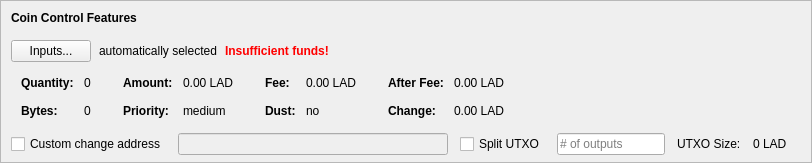
    <widget class="QFrame" name="frameCoinControl">
     <property name="sizePolicy">
      <sizepolicy hsizetype="Expanding" vsizetype="Expanding">
       <horstretch>0</horstretch>
       <verstretch>0</verstretch>
      </sizepolicy>
     </property>
     <property name="maximumSize">
      <size>
       <width>16777215</width>
       <height>16777215</height>
      </size>
     </property>
     <property name="frameShape">
      <enum>QFrame::StyledPanel</enum>
     </property>
     <property name="frameShadow">
      <enum>QFrame::Sunken</enum>
     </property>
     <layout class="QVBoxLayout" name="verticalLayoutCoinControl2">
      <property name="spacing">
       <number>0</number>
      </property>
      <property name="leftMargin">
       <number>0</number>
      </property>
      <property name="topMargin">
       <number>0</number>
      </property>
      <property name="rightMargin">
       <number>0</number>
      </property>
      <property name="bottomMargin">
       <number>6</number>
      </property>
      <item>
       <layout class="QVBoxLayout" name="verticalLayoutCoinControl" stretch="0,0,0,0,1">
        <property name="spacing">
         <number>0</number>
        </property>
        <property name="leftMargin">
         <number>10</number>
        </property>
        <property name="topMargin">
         <number>10</number>
        </property>
        <item>
         <layout class="QHBoxLayout" name="horizontalLayoutCoinControl1">
          <property name="bottomMargin">
           <number>15</number>
          </property>
          <item>
           <widget class="QLabel" name="labelCoinControlFeatures">
            <property name="sizePolicy">
             <sizepolicy hsizetype="Preferred" vsizetype="Maximum">
              <horstretch>0</horstretch>
              <verstretch>0</verstretch>
             </sizepolicy>
            </property>
            <property name="font">
             <font>
              <weight>75</weight>
              <bold>true</bold>
             </font>
            </property>
            <property name="styleSheet">
             <string notr="true">font-weight:bold;</string>
            </property>
            <property name="text">
             <string>Coin Control Features</string>
            </property>
           </widget>
          </item>
         </layout>
        </item>
        <item>
         <layout class="QHBoxLayout" name="horizontalLayoutCoinControl2" stretch="0,0,0,0">
          <property name="spacing">
           <number>8</number>
          </property>
          <property name="bottomMargin">
           <number>10</number>
          </property>
          <item>
           <widget class="QPushButton" name="pushButtonCoinControl">
            <property name="styleSheet">
             <string notr="true"/>
            </property>
            <property name="text">
             <string>Inputs...</string>
            </property>
            <property name="autoDefault">
             <bool>false</bool>
            </property>
           </widget>
          </item>
          <item>
           <widget class="QLabel" name="labelCoinControlAutomaticallySelected">
            <property name="text">
             <string>automatically selected</string>
            </property>
            <property name="margin">
             <number>5</number>
            </property>
           </widget>
          </item>
          <item>
           <widget class="QLabel" name="labelCoinControlInsuffFunds">
            <property name="font">
             <font>
              <weight>75</weight>
              <bold>true</bold>
             </font>
            </property>
            <property name="styleSheet">
             <string notr="true">color:red;font-weight:bold;</string>
            </property>
            <property name="text">
             <string>Insufficient funds!</string>
            </property>
            <property name="margin">
             <number>5</number>
            </property>
           </widget>
          </item>
          <item>
           <spacer name="horizontalSpacerCoinControl">
            <property name="orientation">
             <enum>Qt::Horizontal</enum>
            </property>
            <property name="sizeHint" stdset="0">
             <size>
              <width>40</width>
              <height>1</height>
             </size>
            </property>
           </spacer>
          </item>
         </layout>
        </item>
        <item>
         <widget class="QWidget" name="widgetCoinControl" native="true">
          <property name="sizePolicy">
           <sizepolicy hsizetype="Preferred" vsizetype="Preferred">
            <horstretch>0</horstretch>
            <verstretch>0</verstretch>
           </sizepolicy>
          </property>
          <property name="minimumSize">
           <size>
            <width>0</width>
            <height>0</height>
           </size>
          </property>
          <property name="styleSheet">
           <string notr="true"/>
          </property>
          <layout class="QHBoxLayout" name="horizontalLayoutCoinControl5">
           <property name="leftMargin">
            <number>0</number>
           </property>
           <property name="topMargin">
            <number>0</number>
           </property>
           <property name="rightMargin">
            <number>0</number>
           </property>
           <property name="bottomMargin">
            <number>0</number>
           </property>
           <item>
            <layout class="QHBoxLayout" name="horizontalLayoutCoinControl3" stretch="0,0,0,1">
             <property name="spacing">
              <number>20</number>
             </property>
             <property name="topMargin">
              <number>0</number>
             </property>
             <property name="bottomMargin">
              <number>10</number>
             </property>
             <item>
              <layout class="QFormLayout" name="formLayoutCoinControl1">
               <property name="horizontalSpacing">
                <number>10</number>
               </property>
               <property name="verticalSpacing">
                <number>14</number>
               </property>
               <property name="leftMargin">
                <number>10</number>
               </property>
               <property name="topMargin">
                <number>4</number>
               </property>
               <property name="rightMargin">
                <number>6</number>
               </property>
               <item row="0" column="0">
                <widget class="QLabel" name="labelCoinControlQuantityText">
                 <property name="font">
                  <font>
                   <weight>75</weight>
                   <bold>true</bold>
                  </font>
                 </property>
                 <property name="text">
                  <string>Quantity:</string>
                 </property>
                 <property name="margin">
                  <number>0</number>
                 </property>
                </widget>
               </item>
               <item row="0" column="1">
                <widget class="QLabel" name="labelCoinControlQuantity">
                 <property name="cursor">
                  <cursorShape>IBeamCursor</cursorShape>
                 </property>
                 <property name="contextMenuPolicy">
                  <enum>Qt::ActionsContextMenu</enum>
                 </property>
                 <property name="text">
                  <string notr="true">0</string>
                 </property>
                 <property name="margin">
                  <number>0</number>
                 </property>
                 <property name="textInteractionFlags">
                  <set>Qt::LinksAccessibleByMouse|Qt::TextSelectableByKeyboard|Qt::TextSelectableByMouse</set>
                 </property>
                </widget>
               </item>
               <item row="1" column="0">
                <widget class="QLabel" name="labelCoinControlBytesText">
                 <property name="font">
                  <font>
                   <weight>75</weight>
                   <bold>true</bold>
                  </font>
                 </property>
                 <property name="text">
                  <string>Bytes:</string>
                 </property>
                </widget>
               </item>
               <item row="1" column="1">
                <widget class="QLabel" name="labelCoinControlBytes">
                 <property name="cursor">
                  <cursorShape>IBeamCursor</cursorShape>
                 </property>
                 <property name="contextMenuPolicy">
                  <enum>Qt::ActionsContextMenu</enum>
                 </property>
                 <property name="text">
                  <string notr="true">0</string>
                 </property>
                 <property name="textInteractionFlags">
                  <set>Qt::LinksAccessibleByMouse|Qt::TextSelectableByKeyboard|Qt::TextSelectableByMouse</set>
                 </property>
                </widget>
               </item>
              </layout>
             </item>
             <item>
              <layout class="QFormLayout" name="formLayoutCoinControl2">
               <property name="horizontalSpacing">
                <number>10</number>
               </property>
               <property name="verticalSpacing">
                <number>14</number>
               </property>
               <property name="leftMargin">
                <number>6</number>
               </property>
               <property name="topMargin">
                <number>4</number>
               </property>
               <property name="rightMargin">
                <number>6</number>
               </property>
               <item row="0" column="0">
                <widget class="QLabel" name="labelCoinControlAmountText">
                 <property name="font">
                  <font>
                   <weight>75</weight>
                   <bold>true</bold>
                  </font>
                 </property>
                 <property name="text">
                  <string>Amount:</string>
                 </property>
                 <property name="margin">
                  <number>0</number>
                 </property>
                </widget>
               </item>
               <item row="0" column="1">
                <widget class="QLabel" name="labelCoinControlAmount">
                 <property name="cursor">
                  <cursorShape>IBeamCursor</cursorShape>
                 </property>
                 <property name="contextMenuPolicy">
                  <enum>Qt::ActionsContextMenu</enum>
                 </property>
                 <property name="text">
                  <string notr="true">0.00 LAD</string>
                 </property>
                 <property name="textInteractionFlags">
                  <set>Qt::LinksAccessibleByMouse|Qt::TextSelectableByKeyboard|Qt::TextSelectableByMouse</set>
                 </property>
                </widget>
               </item>
               <item row="1" column="0">
                <widget class="QLabel" name="labelCoinControlPriorityText">
                 <property name="font">
                  <font>
                   <weight>75</weight>
                   <bold>true</bold>
                  </font>
                 </property>
                 <property name="text">
                  <string>Priority:</string>
                 </property>
                </widget>
               </item>
               <item row="1" column="1">
                <widget class="QLabel" name="labelCoinControlPriority">
                 <property name="cursor">
                  <cursorShape>IBeamCursor</cursorShape>
                 </property>
                 <property name="contextMenuPolicy">
                  <enum>Qt::ActionsContextMenu</enum>
                 </property>
                 <property name="text">
                  <string>medium</string>
                 </property>
                 <property name="textInteractionFlags">
                  <set>Qt::LinksAccessibleByMouse|Qt::TextSelectableByKeyboard|Qt::TextSelectableByMouse</set>
                 </property>
                </widget>
               </item>
              </layout>
             </item>
             <item>
              <layout class="QFormLayout" name="formLayoutCoinControl3">
               <property name="horizontalSpacing">
                <number>10</number>
               </property>
               <property name="verticalSpacing">
                <number>14</number>
               </property>
               <property name="leftMargin">
                <number>6</number>
               </property>
               <property name="topMargin">
                <number>4</number>
               </property>
               <property name="rightMargin">
                <number>6</number>
               </property>
               <item row="0" column="0">
                <widget class="QLabel" name="labelCoinControlFeeText">
                 <property name="font">
                  <font>
                   <weight>75</weight>
                   <bold>true</bold>
                  </font>
                 </property>
                 <property name="text">
                  <string>Fee:</string>
                 </property>
                 <property name="margin">
                  <number>0</number>
                 </property>
                </widget>
               </item>
               <item row="0" column="1">
                <widget class="QLabel" name="labelCoinControlFee">
                 <property name="cursor">
                  <cursorShape>IBeamCursor</cursorShape>
                 </property>
                 <property name="contextMenuPolicy">
                  <enum>Qt::ActionsContextMenu</enum>
                 </property>
                 <property name="text">
                  <string notr="true">0.00 LAD</string>
                 </property>
                 <property name="textInteractionFlags">
                  <set>Qt::LinksAccessibleByMouse|Qt::TextSelectableByKeyboard|Qt::TextSelectableByMouse</set>
                 </property>
                </widget>
               </item>
               <item row="1" column="0">
                <widget class="QLabel" name="labelCoinControlLowOutputText">
                 <property name="font">
                  <font>
                   <weight>75</weight>
                   <bold>true</bold>
                  </font>
                 </property>
                 <property name="text">
                  <string>Dust:</string>
                 </property>
                </widget>
               </item>
               <item row="1" column="1">
                <widget class="QLabel" name="labelCoinControlLowOutput">
                 <property name="cursor">
                  <cursorShape>IBeamCursor</cursorShape>
                 </property>
                 <property name="contextMenuPolicy">
                  <enum>Qt::ActionsContextMenu</enum>
                 </property>
                 <property name="text">
                  <string>no</string>
                 </property>
                 <property name="textInteractionFlags">
                  <set>Qt::LinksAccessibleByMouse|Qt::TextSelectableByKeyboard|Qt::TextSelectableByMouse</set>
                 </property>
                </widget>
               </item>
              </layout>
             </item>
             <item>
              <layout class="QFormLayout" name="formLayoutCoinControl4">
               <property name="horizontalSpacing">
                <number>10</number>
               </property>
               <property name="verticalSpacing">
                <number>14</number>
               </property>
               <property name="leftMargin">
                <number>6</number>
               </property>
               <property name="topMargin">
                <number>4</number>
               </property>
               <property name="rightMargin">
                <number>6</number>
               </property>
               <item row="0" column="0">
                <widget class="QLabel" name="labelCoinControlAfterFeeText">
                 <property name="font">
                  <font>
                   <weight>75</weight>
                   <bold>true</bold>
                  </font>
                 </property>
                 <property name="text">
                  <string>After Fee:</string>
                 </property>
                 <property name="margin">
                  <number>0</number>
                 </property>
                </widget>
               </item>
               <item row="0" column="1">
                <widget class="QLabel" name="labelCoinControlAfterFee">
                 <property name="cursor">
                  <cursorShape>IBeamCursor</cursorShape>
                 </property>
                 <property name="contextMenuPolicy">
                  <enum>Qt::ActionsContextMenu</enum>
                 </property>
                 <property name="text">
                  <string notr="true">0.00 LAD</string>
                 </property>
                 <property name="textInteractionFlags">
                  <set>Qt::LinksAccessibleByMouse|Qt::TextSelectableByKeyboard|Qt::TextSelectableByMouse</set>
                 </property>
                </widget>
               </item>
               <item row="1" column="0">
                <widget class="QLabel" name="labelCoinControlChangeText">
                 <property name="font">
                  <font>
                   <weight>75</weight>
                   <bold>true</bold>
                  </font>
                 </property>
                 <property name="text">
                  <string>Change:</string>
                 </property>
                </widget>
               </item>
               <item row="1" column="1">
                <widget class="QLabel" name="labelCoinControlChange">
                 <property name="cursor">
                  <cursorShape>IBeamCursor</cursorShape>
                 </property>
                 <property name="contextMenuPolicy">
                  <enum>Qt::ActionsContextMenu</enum>
                 </property>
                 <property name="text">
                  <string notr="true">0.00 LAD</string>
                 </property>
                 <property name="textInteractionFlags">
                  <set>Qt::LinksAccessibleByMouse|Qt::TextSelectableByKeyboard|Qt::TextSelectableByMouse</set>
                 </property>
                </widget>
               </item>
              </layout>
             </item>
            </layout>
           </item>
          </layout>
         </widget>
        </item>
        <item>
         <layout class="QHBoxLayout" name="horizontalLayoutCoinControl4" stretch="0,0,0,0,0,0,0">
          <property name="spacing">
           <number>12</number>
          </property>
          <property name="sizeConstraint">
           <enum>QLayout::SetDefaultConstraint</enum>
          </property>
          <property name="topMargin">
           <number>5</number>
          </property>
          <property name="rightMargin">
           <number>5</number>
          </property>
          <item>
           <widget class="QCheckBox" name="checkBoxCoinControlChange">
            <property name="toolTip">
             <string>If this is activated, but the change address is empty or invalid, change will be sent to a newly generated address.</string>
            </property>
            <property name="text">
             <string>Custom change address</string>
            </property>
           </widget>
          </item>
          <item>
           <widget class="QValidatedLineEdit" name="lineEditCoinControlChange">
            <property name="enabled">
             <bool>false</bool>
            </property>
            <property name="sizePolicy">
             <sizepolicy hsizetype="Expanding" vsizetype="Fixed">
              <horstretch>0</horstretch>
              <verstretch>0</verstretch>
             </sizepolicy>
            </property>
           </widget>
          </item>
          <item>
           <widget class="QCheckBox" name="splitBlockCheckBox">
            <property name="text">
             <string>Split UTXO</string>
            </property>
           </widget>
          </item>
          <item>
           <widget class="QLineEdit" name="splitBlockLineEdit">
            <property name="sizePolicy">
             <sizepolicy hsizetype="Fixed" vsizetype="Fixed">
              <horstretch>50</horstretch>
              <verstretch>0</verstretch>
             </sizepolicy>
            </property>
            <property name="placeholderText">
             <string># of outputs</string>
            </property>
           </widget>
          </item>
          <item>
           <widget class="QLabel" name="labelBlockSizeText">
            <property name="text">
             <string>UTXO Size:</string>
            </property>
           </widget>
          </item>
          <item>
           <widget class="QLabel" name="labelBlockSize">
            <property name="text">
             <string>0 LAD</string>
            </property>
           </widget>
          </item>
          <item>
           <widget class="QLabel" name="labelCoinControlChangeLabel">
            <property name="sizePolicy">
             <sizepolicy hsizetype="Preferred" vsizetype="Expanding">
              <horstretch>0</horstretch>
              <verstretch>0</verstretch>
             </sizepolicy>
            </property>
            <property name="minimumSize">
             <size>
              <width>0</width>
              <height>0</height>
             </size>
            </property>
            <property name="text">
             <string/>
            </property>
            <property name="margin">
             <number>3</number>
            </property>
           </widget>
          </item>
         </layout>
        </item>
        <item>
         <spacer name="verticalSpacerCoinControl">
          <property name="orientation">
           <enum>Qt::Vertical</enum>
          </property>
          <property name="sizeHint" stdset="0">
           <size>
            <width>800</width>
            <height>1</height>
           </size>
          </property>
         </spacer>
        </item>
       </layout>
      </item>
     </layout>
    </widget>
